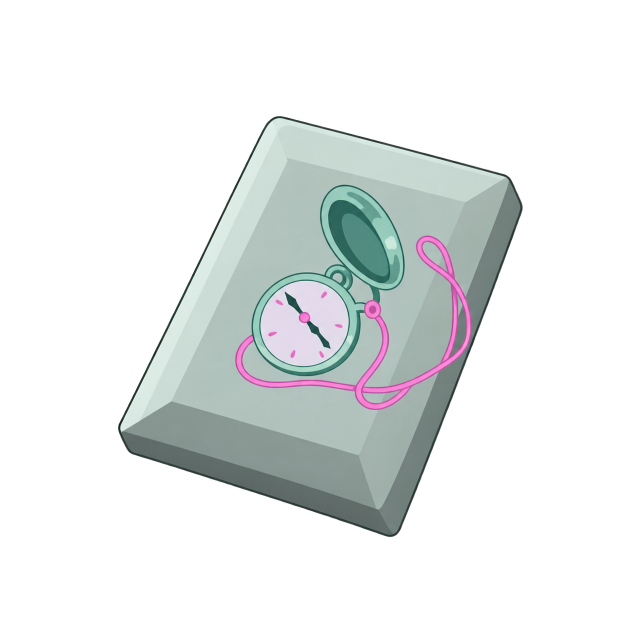
#> input picture docs/design/relic-concepts-2026-10-10/complete-relics-2026-10-11/cleaned/01-watch-card.png, 1254 x 1254 px (shown at 1/2 size); its folder holds only this picture in this run
$ python finish_alpha.py
#> lines starting #> are read from the running program, lines starting #| are printed output that depends on the picture; after the words box and inside, x2 and y2 are one past the last pixel; in counts of white or black regions, pixels touching at a corner belong together
"""Discard detached/very faint exterior matte remnants; retain object RGB."""
from pathlib import Path
import json
import numpy as np
from PIL import Image, ImageDraw, ImageFilter

HERE = Path(__file__).resolve().parent
SEEDS = {
    '01-watch-card': [(620, 620)],
    '03-little-star': [(620, 620)],
    '06-star-hairclip': [(520, 550), (830, 870)],
}
(HERE / 'final').mkdir(exist_ok=True)
records = []
for source in sorted((HERE / 'cleaned').glob('*.png')):
    im = Image.open(source).convert('RGBA')
#> im is the input picture: PIL image 1254x1254 RGBA; mean R, G, B, A 45.5, 49.4, 49, 68.9
    arr = np.array(im)
    before = arr[:, :, 3].copy()
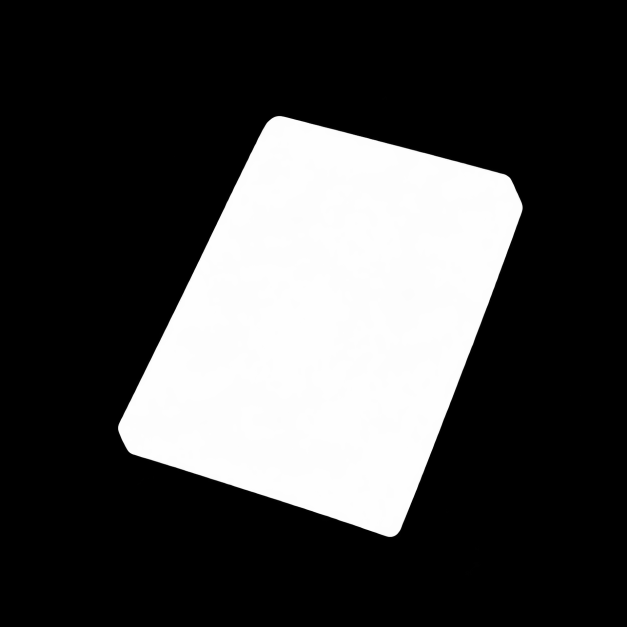
#> before: shape (1254, 1254) (shown at 1/2 size); min 0, max 255, mean 68.9
    if source.stem in SEEDS:
        core = Image.fromarray(np.where(before >= 128, 255, 0).astype('uint8')).copy()
#> core: PIL image 1254x1254 L; 27.2% white; 1 white region, box (x1, y1, x2, y2) and area: (236, 232, 1045, 1074) 427477
        for seed in SEEDS[source.stem]:
            assert core.getpixel(seed) == 255
            ImageDraw.floodfill(core, seed, 128)
        selected = Image.fromarray(np.where(np.array(core) == 128, 255, 0).astype('uint8'))
        support = np.array(selected.filter(ImageFilter.MaxFilter(3))) > 0
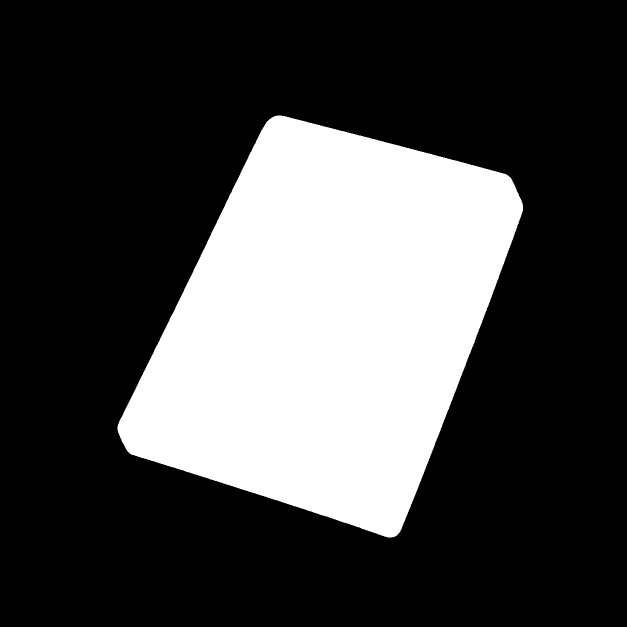
#> support: shape (1254, 1254) bool (shown at 1/2 size); 27.4% white; 1 white region, box (x1, y1, x2, y2) and area: (235, 231, 1046, 1075) 430783
        arr[:, :, 3] = np.where(support, before, 0)
#> arr: shape (1254, 1254, 4); 0.38% of pixels changed, all inside (x1, y1, x2, y2) = (218, 103, 1162, 1190)
    changed = before != arr[:, :, 3]
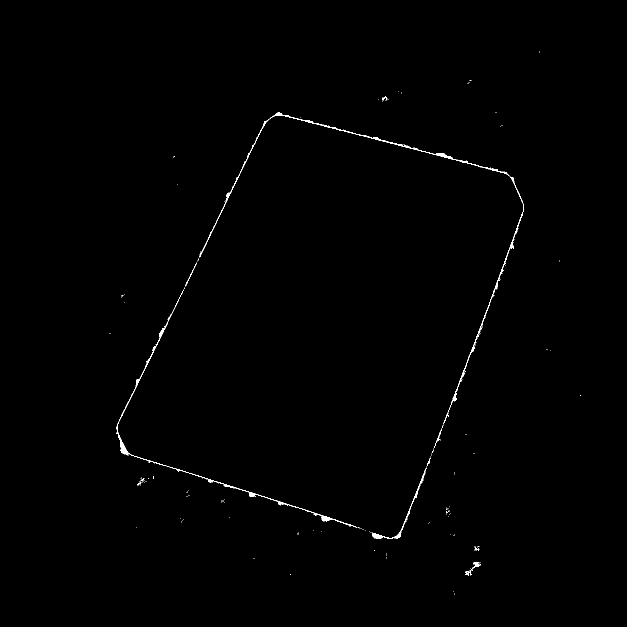
#> changed: shape (1254, 1254) bool (shown at 1/2 size); 0.38% white in thin lines or dots, all inside (x1, y1, x2, y2) = (218, 103, 1162, 1190)
    assert float(arr[:, :, 3].sum()) / float(before.sum()) > 0.99, 'Unexpected silhouette loss'
    assert np.array_equal(arr[:, :, :3], np.array(im)[:, :, :3])
    output = HERE / 'final' / source.name
    Image.fromarray(arr).save(output)
    records.append(dict(name=source.stem, alpha_pixels_cleared=int(changed.sum()), alpha_weight_removed=round(float(before[changed].sum())/255, 2), rgb_unchanged=True))
    if source.stem in SEEDS:
        board = Image.new('RGB', (1100, 570), '#303a43')
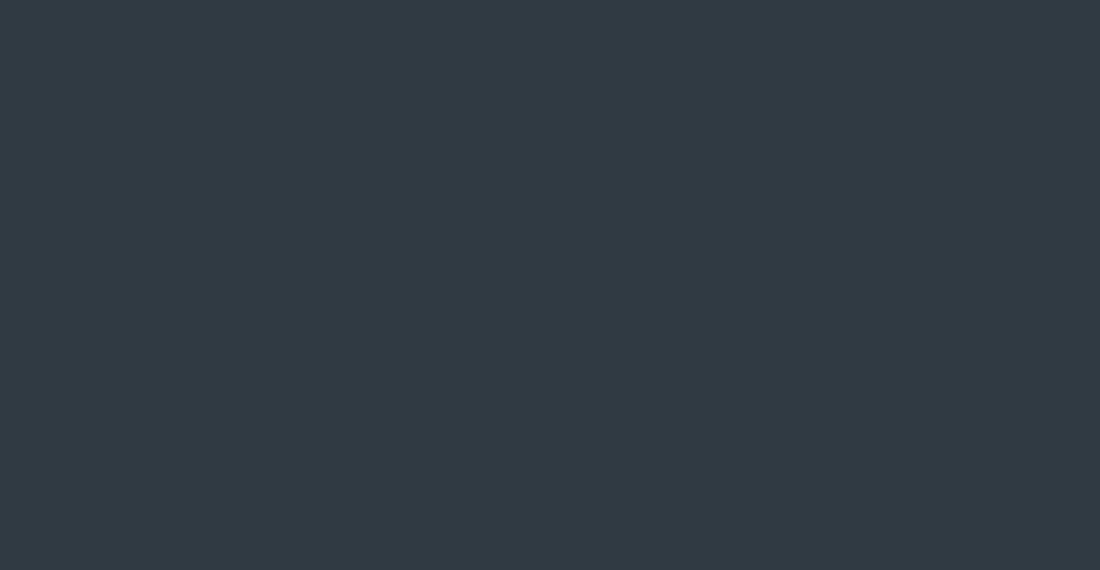
#> board: PIL image 1100x570 RGB; mean R, G, B 48, 58, 67
        for i, img in enumerate([im, Image.fromarray(arr)]):
            img.thumbnail((520, 520), Image.Resampling.LANCZOS)
            board.paste(img,(i*550+(550-img.width)//2,35),img)
#> this loop made 2 passes
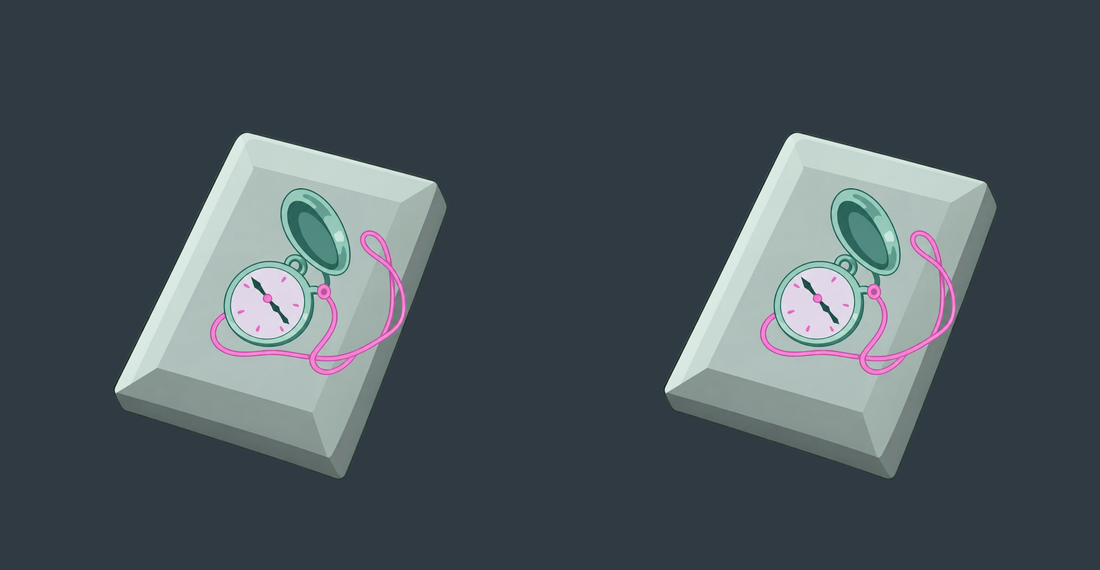
#> board: PIL image 1100x570 RGB; mean R, G, B 74.6, 85.2, 91.9
        ImageDraw.Draw(board).text((20,10), 'CLEANER ONLY', fill='white')
        ImageDraw.Draw(board).text((570,10), 'EXTERIOR MATTE CLEANED', fill='white')
        board.save(HERE / 'pilot' / (source.stem+'-alpha.png'))
(HERE / 'alpha-results.json').write_text(json.dumps(records,indent=2),encoding='utf-8')
print(json.dumps(records))
#| [{"name": "01-watch-card", "alpha_pixels_cleared": 6007, "alpha_weight_removed": 51.06, "rgb_unchanged": true}]

$ run again, on docs/design/relic-concepts-2026-10-10/complete-relics-2026-10-11/cleaned/06-star-hairclip.png
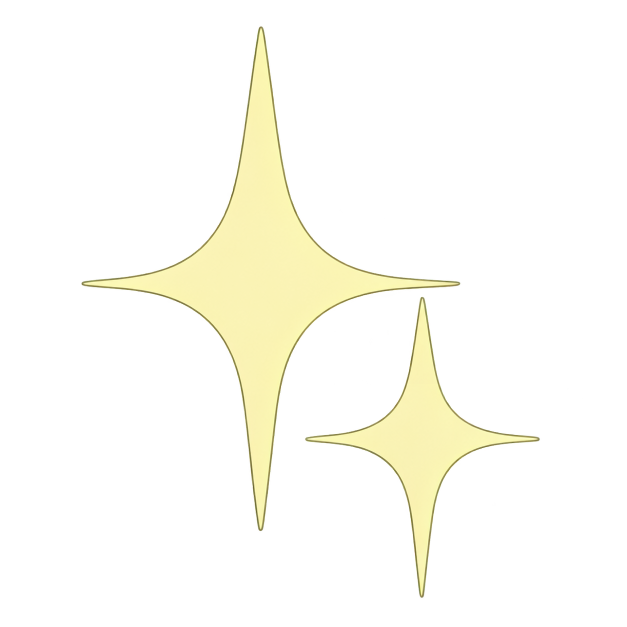
#> input picture docs/design/relic-concepts-2026-10-10/complete-relics-2026-10-11/cleaned/06-star-hairclip.png, 1254 x 1254 px (shown at 1/2 size)
#> im is the input picture: PIL image 1254x1254 RGBA; mean R, G, B, A 30.1, 29.8, 21.4, 28.1
#> `core = Image.fromarray(np.where(before >= 128, 255, 0).astype('uint8')..`:
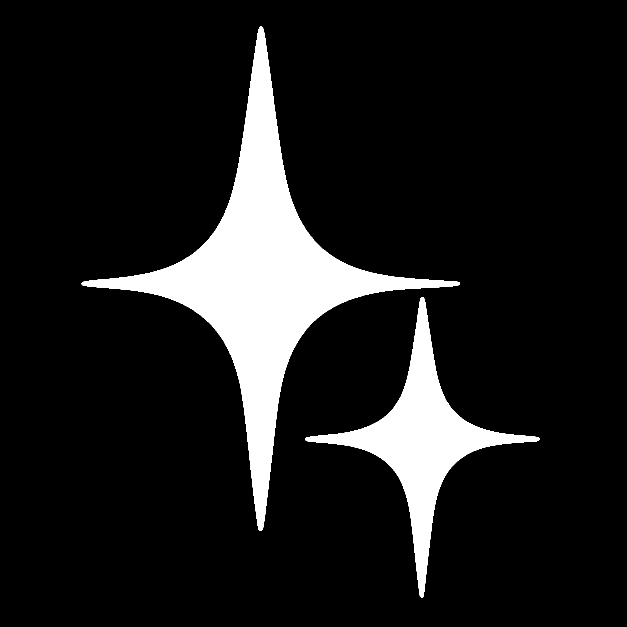
#> core: PIL image 1254x1254 L (shown at 1/2 size); 11.1% white; 2 white regions, box (x1, y1, x2, y2) and area: (163, 53, 920, 1062) 125326, (611, 594, 1079, 1195) 49058
#> support: shape (1254, 1254) bool; 11.5% white; 2 white regions, box (x1, y1, x2, y2) and area: (162, 52, 921, 1063) 128862, (610, 593, 1080, 1196) 51200
#> arr: shape (1254, 1254, 4); 0.79% of pixels changed, all inside (x1, y1, x2, y2) = (97, 50, 1170, 1206)
#> changed: shape (1254, 1254) bool; 0.79% white; 391 white regions (370 under 20 px), largest, box (x1, y1, x2, y2) and area: (161, 50, 927, 630) 4266, (162, 570, 524, 1067) 2082, (525, 630, 646, 1063) 1046
#> the loop `for i, img in enumerate([im, Image.fromarray(arr)]):` made 2 passes
#> after the loop `for i, img in enumerate([im, Image.fromarray(arr)]):`:
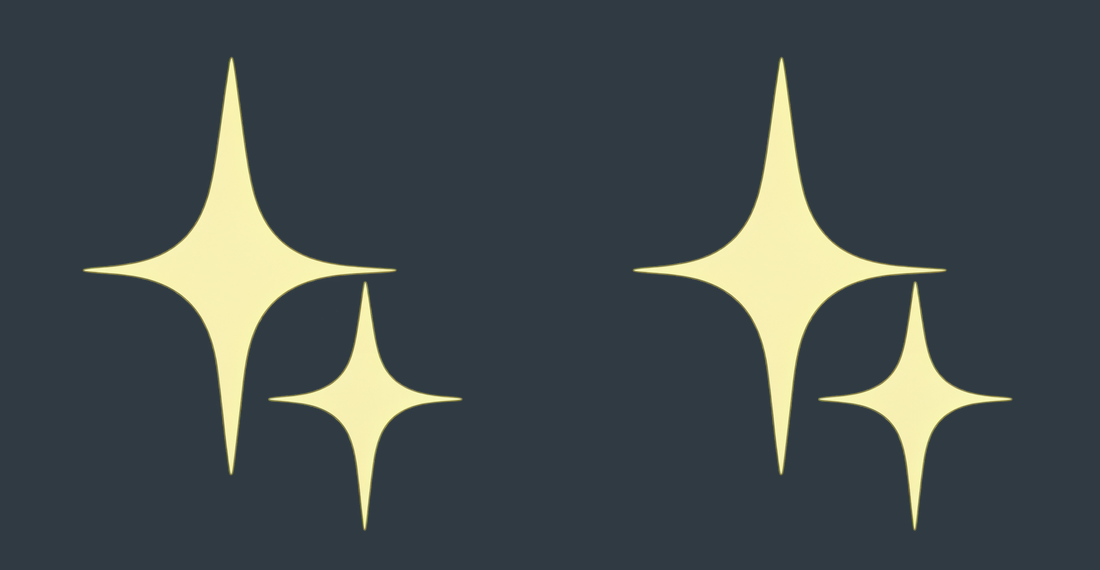
#> board: PIL image 1100x570 RGB; mean R, G, B 66.2, 74.7, 76.8
#| [{"name": "06-star-hairclip", "alpha_pixels_cleared": 12462, "alpha_weight_removed": 98.77, "rgb_unchanged": true}]
